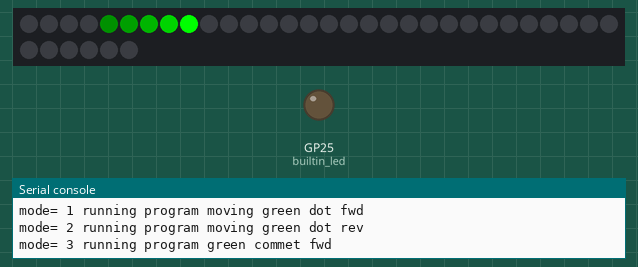
This program was run on a simulated Raspberry Pi Pico running MicroPython. Shown: 36 RGB LEDs in strip order, left to right, continuing on the next row, output pins drawn as LEDs (lit = HIGH), the last lines printed to the serial console. Random numbers come from a fixed seed.

Above: at 4.78 s.
At 12.1 s:
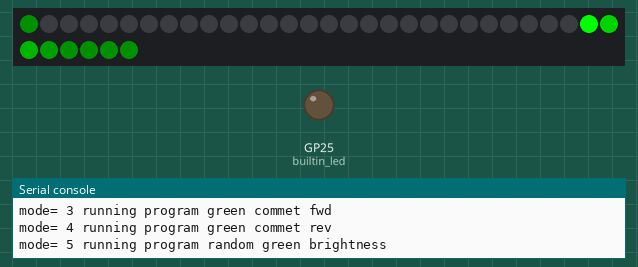
At 17.67 s:
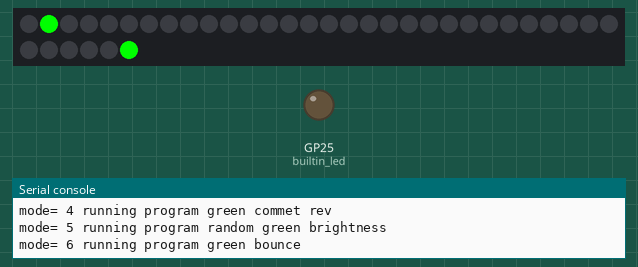
At 23.29 s:
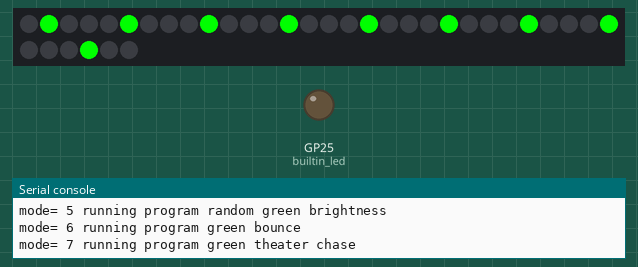
At 32.26 s:
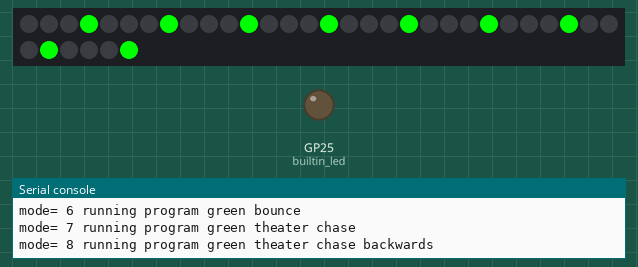
At 34.68 s:
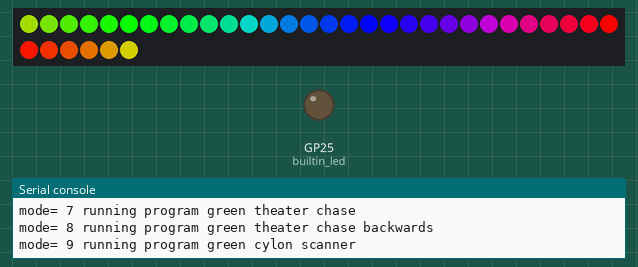

The program:

st-patricks-day-hat.py
```python
# St. Patrick's Day Hat
# 36 pixels in a circule in a hat
# The pattern are green, orange and white colors
# The pattern changes every five seconds
from machine import Pin
from neopixel import NeoPixel
from utime import sleep, ticks_ms
from urandom import randint

NEOPIXEL_PIN = 0
# This is the best number of pixels for most hats
# if you use 160 pixels/meter strips
NUMBER_PIXELS = 36
RAINBOW_LENGTH = 7
PERCENT_SMALL_COLOR_WHEEL = round(255/RAINBOW_LENGTH)
PERCENT_COLOR_WHEEL = round(255/NUMBER_PIXELS)

strip = NeoPixel(Pin(NEOPIXEL_PIN), NUMBER_PIXELS)

builtin_led = machine.Pin(25, Pin.OUT)


green = (0, 255, 0)
green_med = (0,32, 0)
green_light = (0, 8, 0)
off = (0, 0, 0)
orange = (140, 60, 0)
white = (128, 128, 128)
colors = (green, orange, white, green_med, green_light)
color_count = len(colors)
levels = [255, 128, 64, 32, 16, 8, 4, 2, 1]
level_count = len(levels)

mode_list = ['moving rainbow', 'moving green dot fwd', 'moving green dot rev', 'green commet fwd', 'green commet rev',
            'random green brightness', 'green bounce',
             'green theater chase', 'green theater chase backwards',
             'green cylon scanner', 'rainbow cycle']

mode_count = len(mode_list)
print('mode_count:', mode_count)


def wheel(pos):
    # Input a value 0 to 255 to get a color value.
    # The colors are a transition r - g - b - back to r.
    if pos < 0 or pos > 255:
        return (0, 0, 0)
    if pos < 85:
        return (255 - pos * 3, pos * 3, 0)
    if pos < 170:
        pos -= 85
        return (0, 255 - pos * 3, pos * 3)
    pos -= 170
    return (pos * 3, 0, 255 - pos * 3)

# erase the entire strip
def erase():
    for i in range(0, NUMBER_PIXELS):
        strip[i] = (0,0,0)
        strip.write()

def move_dot(counter, color, delay):
        strip[counter] = color
        strip.write()
        sleep(delay)
        strip[counter] = (0,0,0)

def move_dot_rev(counter, color, delay):
        strip[NUMBER_PIXELS - counter - 1] = color
        strip.write()
        sleep(delay)
        strip[NUMBER_PIXELS - counter - 1] = (0,0,0)

def comet_tail(counter, color, delay):
    for i in range(0, color_count):
        # we start to draw at the head of the commet N levels away from the counter
        target = ((level_count - i - 1) + counter) % NUMBER_PIXELS
        # number to scale by
        scale = (levels[i] / 255)
        strip[target] = (int(color[0]*scale), int(color[1]*scale), int(color[2]*scale))
        # erase the tail
        if counter > 0:
            strip[counter-1] = (0,0,0)
        if counter == NUMBER_PIXELS-1:
            strip[counter] = (0,0,0)
    strip.write()
    sleep(delay)

def comet_tail_rev(counter, color, delay):
    for i in range(0, color_count):
        # we start to draw at the head of the commet N levels away from the counter
        target = NUMBER_PIXELS - (((level_count - i - 1) + counter) % NUMBER_PIXELS) - 1
        # number to scale by
        scale = (levels[i] / 255)
        # write up to the color_count
        if target > color_count:
            strip[target] = (int(color[0]*scale), int(color[1]*scale), int(color[2]*scale))
    if counter < NUMBER_PIXELS-1:
            strip[NUMBER_PIXELS - counter - 1] = (0,0,0)
    strip.write()
    sleep(delay)


def moving_rainbow(counter, delay):
    for i in range(0, RAINBOW_LENGTH-1):
        color_index = round(i*PERCENT_SMALL_COLOR_WHEEL)
        color = wheel(color_index)
        # print(color_index, color)
        # start at the end and subtract to go backwards and add the counter for offset
        index = RAINBOW_LENGTH-1 - i  + counter
        # print(index)
        if index < NUMBER_PIXELS:
            strip[index] = color
        strip.write()
    # erase the tail if we are not at the start
    if counter > 0:
        strip[counter-1] = (0,0,0)
        strip.write()
    # turn off the last pixel at the top
    if counter == NUMBER_PIXELS-1:
        strip[counter] = (0,0,0)
    sleep(delay)

def candle_rnd():
     green = 50 + randint(0,155)
     red = green + randint(0,50)
     strip[randint(0,NUMBER_PIXELS - 1)] = (red, green, 0)
     strip.write()

def candle(delay):
    for i in range(0, 5):
        candle_rnd()
        sleep(delay)

def random_color_pixel():
    random_offset = randint(0, NUMBER_PIXELS-1)
    random_green_brightness = randint(0, 255)
    strip[random_offset] = (0, random_green_brightness, 0)
    strip.write()


def random_color(delay):
    for i in range(0, 5):
        random_color_pixel()
        sleep(delay)

HALF_LENGTH = round(NUMBER_PIXELS/2)
def bounce(counter, color, delay):
    if counter < HALF_LENGTH:
        strip[counter] = color
        strip[NUMBER_PIXELS-1 - counter] = color
        strip.write()
        strip[counter] = (0,0,0)
        strip[NUMBER_PIXELS-1 - counter] = (0,0,0)
        sleep(delay)
    else:
        half_counter = counter - HALF_LENGTH
        strip[HALF_LENGTH - half_counter] = color
        strip[HALF_LENGTH + half_counter] = color
        strip.write()
        strip[HALF_LENGTH - half_counter] = (0,0,0)
        strip[HALF_LENGTH + half_counter] = (0,0,0)
        sleep(delay)

def running_lights(counter, color, spacing, delay):
    for i in range(0, NUMBER_PIXELS):
        if (counter+i) % spacing:
            strip[i] = (0,0,0)
        else:
            strip[i] = color
    strip.write()
    sleep(delay)

def running_lights_rev(counter, color, spacing, delay):
    for i in range(NUMBER_PIXELS-1, 0, -1):
        if (counter-i) % spacing:
            strip[i] = (0,0,0)
        else:
            strip[i] = color
    strip.write()
    sleep(delay)

def rainbow_cycle(counter, delay):
    for i in range(0, NUMBER_PIXELS):
        color_index = round(i*PERCENT_COLOR_WHEEL)
        color = wheel(color_index)
        # print(color_index, color)
        strip[(i + counter) % NUMBER_PIXELS] = color
        strip.write()
    sleep(delay)

# 0=fwd, 1=rev
state = 0
def cylon_scanner(delay):
    global counter, state
    if state == 0:
        #print('going forward', counter)
        strip[counter] = green_light
        strip[counter+1] = green_med
        strip[counter+2] = green
        strip[counter+3] = green_med
        strip[counter+4] = green_light
        # erase the tail
        if counter > 0: strip[counter-1] = off
        strip.write()
        sleep(delay)
        # reverse direction
        if counter == NUMBER_PIXELS-5:
            state = 1
            counter = 0
            #print('go to reverse', state)
            return
    else:
        i = NUMBER_PIXELS-counter - 5
        #print('in reverse c=', counter, 'i=', i)
        strip[i] = green_light
        strip[i+1] = green_med
        strip[i+2] = green
        strip[i+3] = green_med
        strip[i+4] = green_light
        strip.write()
        sleep(delay)
        # turn off as we move in reverse
        if i < NUMBER_PIXELS-2:
            strip[i+4] = off
        if i == NUMBER_PIXELS - 6:
            strip[NUMBER_PIXELS-1] = off
        if i == 0:
            state = 0
            counter = 0
            #print('switching to forward', counter)

# Global variables
mode = 0
counter = 0
last_mode = 1
while True:
    # print only on change
    if mode != last_mode:
        print('mode=', mode, 'running program', mode_list[mode])
        last_mode = mode
    # 'green fade-in-and-out', 'moving green dot', 'green theater chase', 'green theater chase backwards',
    #         'green commet', 'random green and orange', 'random greens', 'green bounce',
    #         'rainbow cycle', 'green cylon scanner'
    if mode == 0:
        moving_rainbow(counter, .04)
    elif mode == 1:
        move_dot(counter, green, .04)
    elif mode == 2:
        move_dot_rev(counter, green, .04)
    elif mode == 3:
        comet_tail(counter, green, .1)
    elif mode == 4:
        comet_tail_rev(counter, green, .1)
    elif mode == 5:
        random_color(.01)
    elif mode == 6:
        bounce(counter, green, .1)
    elif mode == 7:
        running_lights(counter, green, 4, .2)
    elif mode == 8:
        running_lights_rev(counter, green, 4, .2)
    elif mode == 9:
        rainbow_cycle(counter, .03)
    elif mode == 10:
        cylon_scanner(.05)
    else:
        print('mode', mode, 'not configured')

    counter += 1
    # wrap the counter using modulo
    if counter > NUMBER_PIXELS -1 :
        counter = 0
        mode += 1
        if mode > mode_count - 2:
            mode = 0
```
